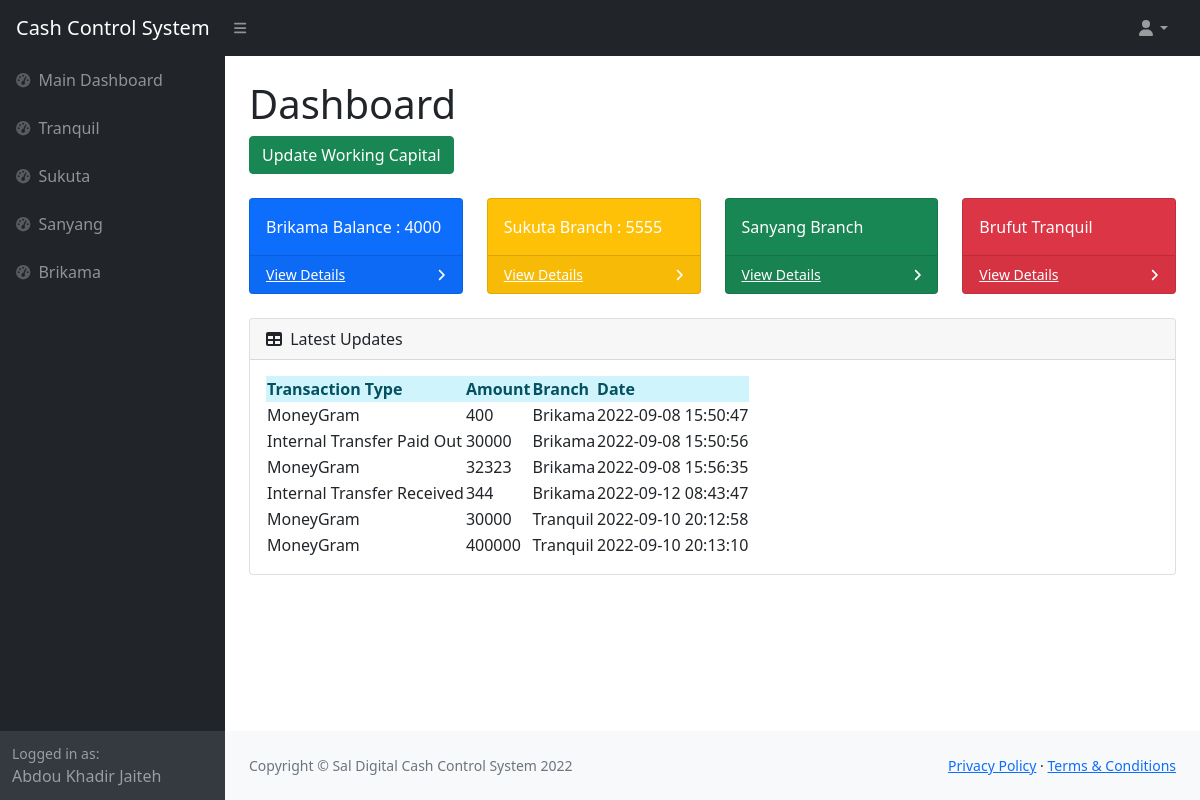
The page /authorized/index.php (signed in) on the database its author committed.
### tables this page shows
CREATE TABLE `cc_working_capital` (
  `wc_id` int(11) NOT NULL,
  `branch` varchar(30) NOT NULL,
  `amount` int(30) NOT NULL,
  `added_by` varchar(30) NOT NULL,
  `date` date NOT NULL DEFAULT current_timestamp()
);

CREATE TABLE `cc_table_record` (
  `cc_id` int(11) NOT NULL,
  `transaction_type` varchar(50) NOT NULL,
  `amount` int(50) NOT NULL,
  `branch` varchar(30) NOT NULL,
  `date` timestamp NOT NULL DEFAULT current_timestamp() ON UPDATE current_timestamp()
);

### account.php (called while the page is built, shortened)
<?php
	require_once 'connect.php';
	$q_adminname = $conn->query("SELECT * FROM `admin` WHERE `admin_id` = '$_SESSION[admin_id]'") or die(mysqli_error());
	$f_adminname = $q_adminname->fetch_array();
	$admin_name = $f_adminname['firstname']." ".$f_adminname['lastname'];

### authorized/index.php (the view, shortened to what this page needs)
<!DOCTYPE html>
<?php
    require_once '../account.php';
?>
<html lang="en">
    <head>
        <link href="https://cdn.jsdelivr.net/npm/simple-datatables@latest/dist/style.css" rel="stylesheet" />
        <link href="css/styles.css" rel="stylesheet" />
    </head>
    <body class="sb-nav-fixed">
        <nav class="sb-topnav navbar navbar-expand navbar-dark bg-dark">
           <a class="navbar-brand ps-3" href="index.html">Cash Control System</a>
            <button class="btn btn-link btn-sm order-1 order-lg-0 me-4 me-lg-0" id="sidebarToggle" href="#!"><i class="fas fa-bars"></i></button>
            <ul class="navbar-nav ms-auto ms-md-0 me-3 me-lg-4">
                <li class="nav-item dropdown">
                    <a class="nav-link dropdown-toggle" id="navbarDropdown" href="#" role="button" data-bs-toggle="dropdown" aria-expanded="false"><i class="fas fa-user fa-fw"></i></a>
                </li>
            </ul>
        </nav>
        <div id="layoutSidenav">
            <div id="layoutSidenav_nav">
                <nav class="sb-sidenav accordion sb-sidenav-dark" id="sidenavAccordion">
                    <div class="sb-sidenav-menu">
                        <div class="nav">
                            <a class="nav-link" href="index.html">
                                <div class="sb-nav-link-icon"><i class="fas fa-tachometer-alt"></i></div>
                                Main Dashboard
                            </a>
                            <a class="nav-link" href="index.html">
                                <div class="sb-nav-link-icon"><i class="fas fa-tachometer-alt"></i></div>
                                Tranquil
                            </a>
                            <a class="nav-link" href="index.html">
                                <div class="sb-nav-link-icon"><i class="fas fa-tachometer-alt"></i></div>
                                Sukuta
                            </a>
                            <a class="nav-link" href="index.html">
                                <div class="sb-nav-link-icon"><i class="fas fa-tachometer-alt"></i></div>
                                Sanyang
                            </a>
                            <a class="nav-link" href="index.html">
                                <div class="sb-nav-link-icon"><i class="fas fa-tachometer-alt"></i></div>
                                Brikama
                            </a>
                        </div>
                    </div>
                    <div class="sb-sidenav-footer">
                        <div class="small">Logged in as:</div>
                        <?php echo htmlentities($admin_name)?>
                    </div>
                </nav>
            </div>
            <div id="layoutSidenav_content">
                <main>
                    <div class="container-fluid px-4">
                        <h1 class="mt-4">Dashboard</h1>
                        <ol class="breadcrumb mb-4">
                            <button class = "btn btn-success" type = "button" href = "#" data-toggle = "modal" data-target = "#add_working_capital">
						<span class = "glyphicon glyphicon-plus"></span> Update Working Capital </button>
                        </ol>
                        <?php
                	$wc_fetch_brikama = $conn->query("SELECT amount FROM `cc_working_capital` WHERE branch = 'Brikama' ") or die(mysqli_error());
					$wc_result_brikama = $wc_fetch_brikama->fetch_row();
                    $wc_fetch_sukuta = $conn->query("SELECT amount FROM `cc_working_capital` WHERE branch = 'Sukuta' ") or die(mysqli_error());
					$wc_result_sukuta = $wc_fetch_sukuta->fetch_row();
			           ?>
                        <div class="row">
                            <div class="col-xl-3 col-md-6">
                                <div class="card bg-primary text-white mb-4">
                                    <div class="card-body">Brikama Balance : <?php echo $wc_result_brikama[0]; ?></div>
                                    <div class="card-footer d-flex align-items-center justify-content-between">
                                        <a class="small text-white stretched-link" href="#">View Details</a>
                                        <div class="small text-white"><i class="fas fa-angle-right"></i></div>
                                    </div>
                                </div>
                            </div>
                            <div class="col-xl-3 col-md-6">
                                <div class="card bg-warning text-white mb-4">
                                    <div class="card-body">Sukuta Branch : <?php echo $wc_result_sukuta[0]; ?></div>
                                    <div class="card-footer d-flex align-items-center justify-content-between">
                                        <a class="small text-white stretched-link" href="#">View Details</a>
                                        <div class="small text-white"><i class="fas fa-angle-right"></i></div>
                                    </div>
                                </div>
                            </div>
                            <div class="col-xl-3 col-md-6">
                                <div class="card bg-success text-white mb-4">
                                    <div class="card-body">Sanyang Branch</div>
                                    <div class="card-footer d-flex align-items-center justify-content-between">
                                        <a class="small text-white stretched-link" href="#">View Details</a>
                                        <div class="small text-white"><i class="fas fa-angle-right"></i></div>
                                    </div>
                                </div>
                            </div>
                            <div class="col-xl-3 col-md-6">
                                <div class="card bg-danger text-white mb-4">
                                    <div class="card-body">Brufut Tranquil</div>
                                    <div class="card-footer d-flex align-items-center justify-content-between">
                                        <a class="small text-white stretched-link" href="#">View Details</a>
                                        <div class="small text-white"><i class="fas fa-angle-right"></i></div>
                                    </div>
                                </div>
                            </div>
                        </div>
                        <div class="card mb-4">
                            <div class="card-header">
                                <i class="fas fa-table me-1"></i>
                               Latest Updates
                            </div>
                            <div class="card-body">
                                <table id="datatablesSimple">
                                <thead class = "alert-info">
						<tr>
							<th>Transaction Type</th>
							<th>Amount</th>
							<th>Branch</th>
							<th>Date</th>
						</tr>
					</thead>
					<tbody>
					<?php
						$q_time = $conn->query("SELECT * FROM `cc_table_record`") or die(mysqli_error());
						while($f_time = $q_time->fetch_array()){
					?>
						<tr>
							<td><?php echo $f_time['transaction_type']?></td>
                            <td><?php echo $f_time['amount']?></td>
                            <td><?php echo $f_time['branch']?></td>
                            <td><?php echo $f_time['date']?></td>
						</tr>
					<?php
						}
					?>
					</tbody>
				</table>
                            </div>
                        </div>
                    </div>
                </main>
                <footer class="py-4 bg-light mt-auto">
                    <div class="container-fluid px-4">
                        <div class="d-flex align-items-center justify-content-between small">
                            <div class="text-muted">Copyright &copy; Sal Digital Cash Control System 2022</div>
                            <div>
                                <a href="#">Privacy Policy</a>
                                &middot;
                                <a href="#">Terms &amp; Conditions</a>
                            </div>
                        </div>
                    </div>
                </footer>
            </div>
        </div>
    </body>
</html>

### rows shown on the page
cc_working_capital: amount "4000"
cc_working_capital: amount "5555"
cc_table_record: transaction_type "MoneyGram", amount "400", branch "Brikama", date "2022-09-08 15:50:47"
cc_table_record: transaction_type "Internal Transfer Paid Out", amount "30000", branch "Brikama", date "2022-09-08 15:50:56"
cc_table_record: transaction_type "MoneyGram", amount "32323", branch "Brikama", date "2022-09-08 15:56:35"
cc_table_record: transaction_type "Internal Transfer Received", amount "344", branch "Brikama", date "2022-09-12 08:43:47"
cc_table_record: transaction_type "MoneyGram", amount "30000", branch "Tranquil", date "2022-09-10 20:12:58"
cc_table_record: transaction_type "MoneyGram", amount "400000", branch "Tranquil", date "2022-09-10 20:13:10"

### other values the page prints
$admin_name "Abdou Khadir Jaiteh"
